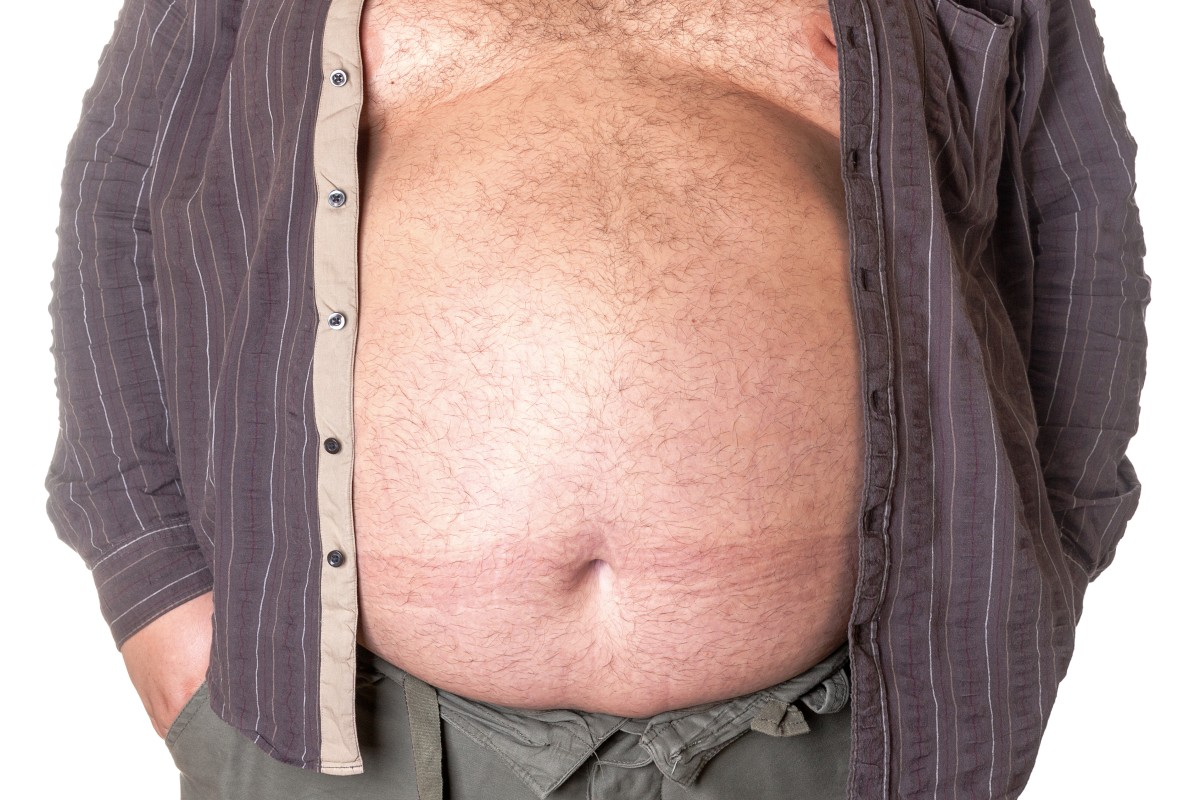
#> input picture python_tutorials/img_filters/fat.jpg, 1200 x 800 px
$ python img_filters.py
#> lines starting #> are read from the running program, lines starting #| are printed output that depends on the picture
from PIL import Image
from PIL import ImageFilter

fat = Image.open('fat.jpg')
#> fat is the input picture: PIL image 1200x800 RGB; mean R, G, B 169.5, 144.6, 140.4
blur = fat.filter(ImageFilter.BLUR)
detail = fat.filter(ImageFilter.DETAIL)
emboss = fat.filter(ImageFilter.EMBOSS)
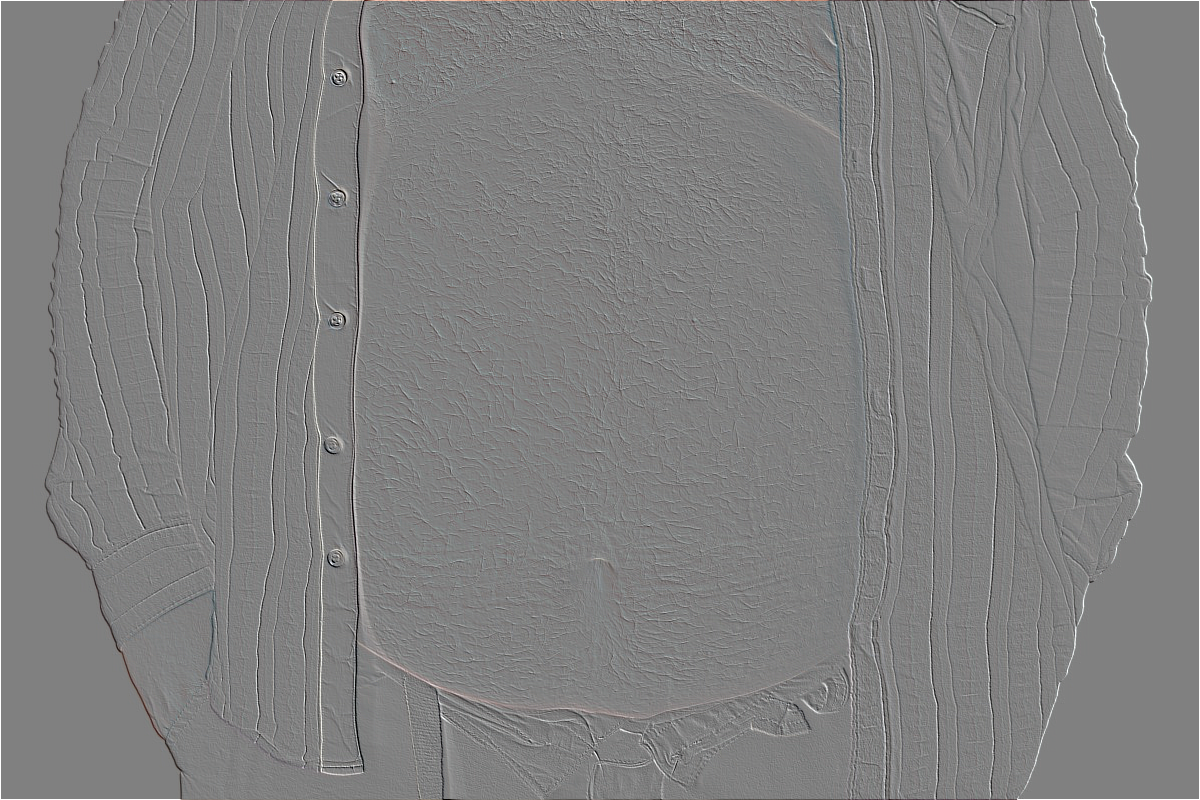
#> emboss: PIL image 1200x800 RGB; mean R, G, B 128.3, 128.3, 128.2

fat.show()
blur.show()
detail.show()
emboss.show()

$ run again, with python_tutorials/img_filters/phelps.jpg copied over python_tutorials/img_filters/fat.jpg
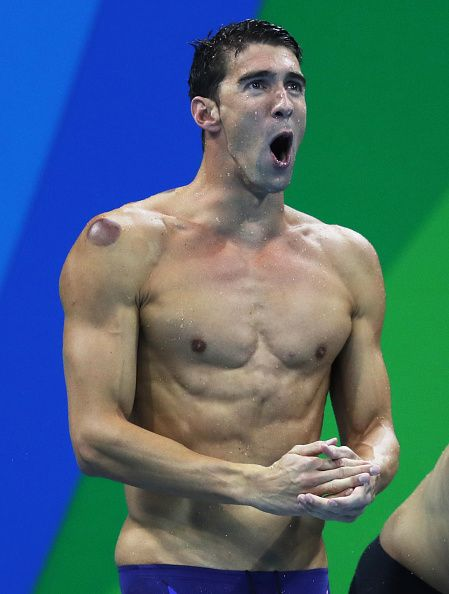
#> input picture python_tutorials/img_filters/phelps.jpg, 449 x 594 px
#> fat is the input picture: PIL image 449x594 RGB; mean R, G, B 72.6, 105.6, 117.9
#> `blur = fat.filter(ImageFilter.BLUR)`:
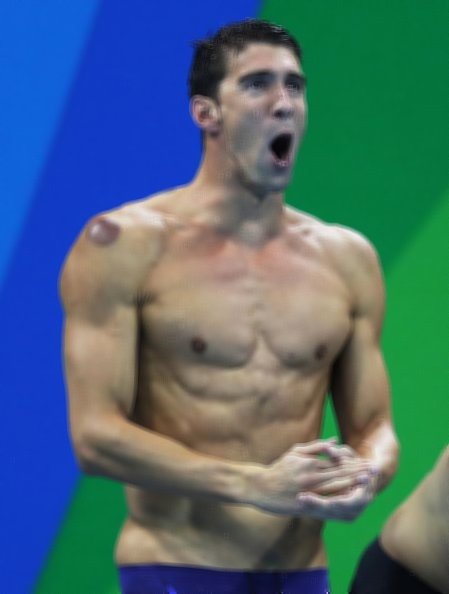
#> blur: PIL image 449x594 RGB; mean R, G, B 72.6, 105.7, 117.9
#> `emboss = fat.filter(ImageFilter.EMBOSS)`:
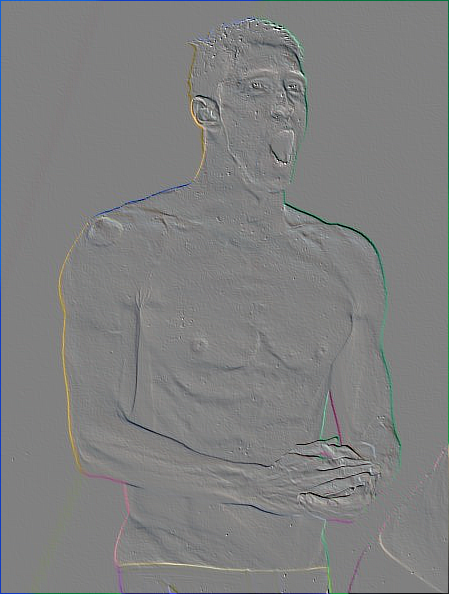
#> emboss: PIL image 449x594 RGB; mean R, G, B 127.2, 127.9, 127.8
